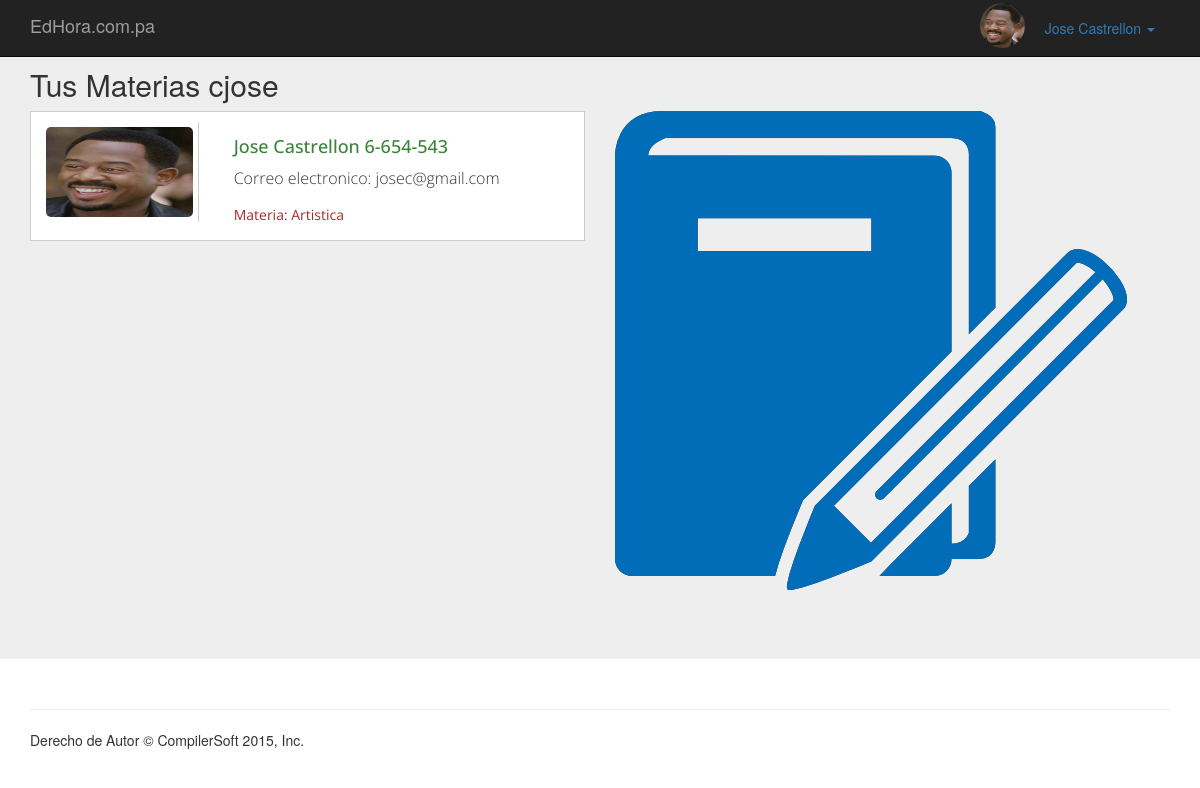
Before: /pages/ver_materias.php (signed in) with the older database file.
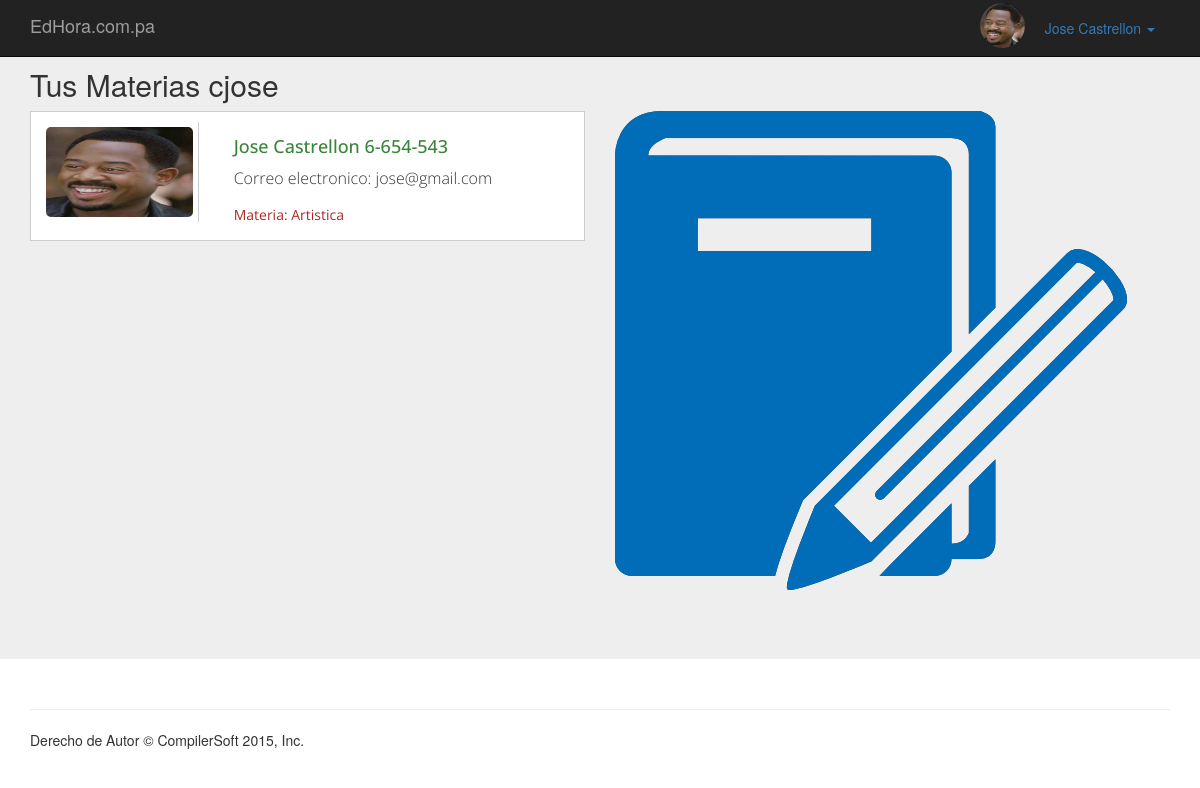
After: the same page with the newer database file.
### tables this page shows
CREATE TABLE `profesor` (
  `Id` int(100) NOT NULL,
  `Nombre` varchar(50) NOT NULL,
  `Apellido` varchar(50) NOT NULL,
  `id_curso` varchar(60) NOT NULL,
  `id_horarioProf` int(100) NOT NULL,
  `usuario` varchar(60) NOT NULL,
  `password` varchar(60) NOT NULL,
  `email` varchar(50) NOT NULL,
  `cedula` varchar(12) NOT NULL,
  `rol` int(2) NOT NULL,
  `perfil` varchar(100) NOT NULL
);

CREATE TABLE `cursos` (
  `id` int(100) NOT NULL,
  `id_curso` int(100) NOT NULL,
  `curso` varchar(60) NOT NULL
);

### server/conexion.php (called while the page is built, shortened)
<?php
$hostname = 'localhost';
$database = 'Educativa';
$username = 'root';
$password = '';
$con = new mysqli($hostname, $username,$password, $database);
if ($con -> connect_errno) {
    die( "Fallo la conexión a MySQL: (" . $con -> mysqli_connect_errno()
        . ") " . $con -> mysqli_connect_error());
}else{
    if(isset($_SESSION["profesor"]) == true && isset($_SESSION["rol_p"]) == true){
        $adm = "SELECT * FROM profesor INNER JOIN cursos ON (cursos.id_curso = profesor.id_curso) WHERE 1";
        $aquery = $con -> query($adm);
        while($r = $aquery -> fetch_array()){
            $usuario = $r["usuario"];
            $nombre = $r["Nombre"];
            $apellido = $r["Apellido"];
            $perfil  = $r["perfil"];
        }
    }
}

### pages/ver_materias.php (the view, shortened to what this page needs)
<?php
require_once ('../server/conexion.php');
?>
<html>
<head>
    <link type="text/css" href="css/stylesheet.css" rel="stylesheet">
    <link type="text/css" href="css/bootstrap.min.css" rel="stylesheet">
</head>
<body>
<?php
include ("../tools/header.php");
?>
<div class="jumbotron">
    <div class="container">
        <h2>Tus Materias <?php echo $usuario; ?></h2>
        <div class="row">
            <div class="col-lg-6">
                <div class="tareitas">
                    <?php
                    $p = "SELECT * FROM cursos INNER JOIN profesor ON (cursos.id_curso = profesor.id_curso) WHERE 1";
                    $x = $con -> query($p);
                    while($z = $x -> fetch_array()) {
                        ?>
                        <div class="tareas">
                            <div class="row">
                                <div class="col-lg-4">
                                    <div class="perfil">
                                        <img src="<?php echo $z["perfil"];?>"/>
                                    </div>
                                </div>
                                <div class="col-lg-8">
                                    <div class="inform">
                                        <h4><?php echo $z["Nombre"].' '.$z["Apellido"].' '.$z["cedula"];?></h4>
                                        <p>Correo electronico: <?php  echo $z["email"]; ?></p>
                                        <span>Materia: <?php echo $z["curso"];?></span>
                                    </div>
                                </div>
                            </div>
                        </div>
                        <?php
                    }
                    ?>
                </div>
            </div>
            <div class="col-lg-6">
                <div class="imagen">
                    <img src="images/materias.png"/>
                </div>
            </div>
        </div>
    </div>
</div>
<div class="container">
    <hr>
    <footer>
        <p>Derecho de Autor &copy; CompilerSoft 2015, Inc.</p>
    </footer>
</div>
</body>
</html>

### tools/header.php (shortened to what this page needs)
<nav class="navbar navbar-inverse navbar-fixed-top">
    <div class="container">
        <div class="navbar-header">
            <a class="navbar-brand" href="#">EdHora.com.pa</a>
        </div>
        <div id="navbar" class="navbar-collapse collapse">
            <form class="navbar-form navbar-right">
                <?php
                if(isset($usuario) == false){
                    ?>
                <div class="form-group">
                    <input type="text" id="usuario" placeholder="Usuario" class="form-control">
                </div>
                <div class="form-group">
                    <input type="password" id="password" placeholder="Contrase&ntilde;a" class="form-control">
                </div>
                <button type="button" class="btn btn-success" id="login">Ingresar</button>
                <?php
                }else{
                    if(isset($_SESSION["profesor"]) == true) {
                        ?>
                        <ul class="nav nav-pills">
                            <li role="presentation" class="dropdown">
                                <div class="images-user"><img src="<?php echo $perfil; ?>"></div>
                                <a class="dropdown-toggle" data-toggle="dropdown" href="inicio" role="button"
                                   aria-haspopup="true" aria-expanded="false"><?php echo $nombre . ' ' . $apellido; ?>
                                    <span class="caret"></span>
                                </a>
                            </li>
                        </ul>
                <?php
                    }
                }
                ?>
            </form>
        </div>
    </div>
</nav>

### css/stylesheet.css (style rules this page uses)
body { margin: 0; padding: 0; }
.images-user { width: 5px; border-radius: 100%; position: absolute; left:-50px; top: -5px; }
.images-user img { background-size: 100% 100%; border-radius: 100%; height: 45px; width: 45px; }
.tareitas { width: 100%; height: 500px; }
.tareas { background: #ffffff; width: 100%; padding: 10px; border: 1px solid #cccccc; }
.tareas h4 { font-family: "Open Sans", "sans-serif"; color: #398439; }
.tareas span { font-family: "Open Sans", "sans-serif"; font-size: 12px; color: #ac2925; display: block; }
.tareas .perfil { height:100px; border-right: 1px solid #cccccc; padding: 5px; }
.tareas .perfil img { background-size: 100% 100%; width: 100%; height:100%; border-radius: 5px; }
.tareas .inform { padding: 5px; text-align: left; }
.tareas .inform h4 { font-family:"Open Sans", "sans-serif"; color: #398439; }
.tareas .inform p { font-family: "Open Sans", "sans-serif"; font-size: 16px; }
.tareas .inform span { font-family: "Open Sans", "sans-serif"; font-size: 14px; color: #ac2925; display: block; }

Changed rows visible on the page:
changed profesor "Jose": email "josec@gmail.com" → "jose@gmail.com"
